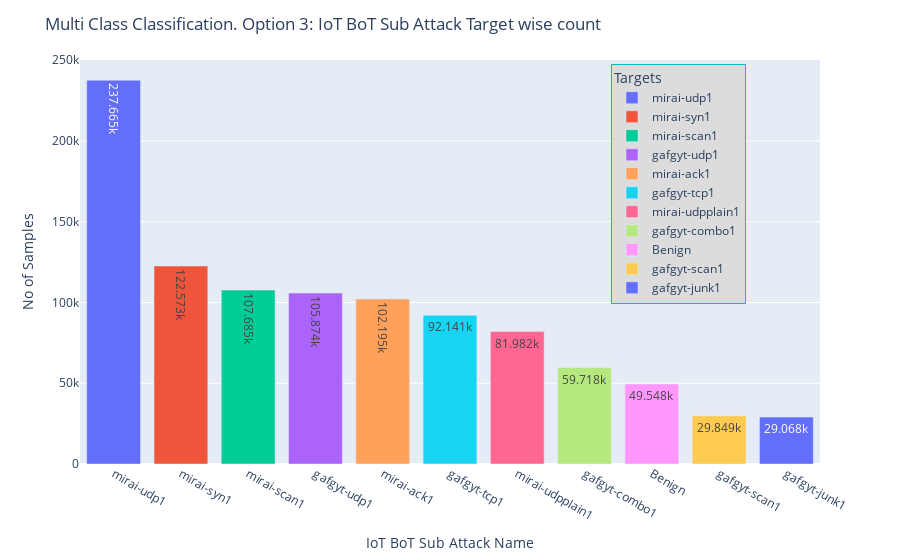

The code cell stored with this chart in its notebook:
### Code cell
display_bar_chart(sub_attack_target_counts, sub_attack_target_counts.index, sub_attack_target_counts.values, 
                  "Multi Class Classification. Option 3: IoT BoT Sub Attack Target wise count", 
                  "IoT BoT Sub Attack Name", "No of Samples", 
                  legend_position_dict=legend_position_dict)

### Figure 1 — Plotly figure (JSON) as saved in the notebook; plotly's stock layout.template omitted (floating-point values rounded to 4 significant figures)
{"data": [{"alignmentgroup": "True", "hovertemplate": "target=%{x}<br>y=%{y}<extra></extra>", "legendgroup": "mirai-udp1", "marker": {"color": "#636efa", "pattern": {"shape": ""}}, "name": "mirai-udp1", "offsetgroup": "mirai-udp1", "orientation": "v", "showlegend": true, "textposition": "auto", "texttemplate": "%{y}", "type": "bar", "x": ["mirai-udp1"], "xaxis": "x", "y": [237665], "yaxis": "y"}, {"alignmentgroup": "True", "hovertemplate": "target=%{x}<br>y=%{y}<extra></extra>", "legendgroup": "mirai-syn1", "marker": {"color": "#EF553B", "pattern": {"shape": ""}}, "name": "mirai-syn1", "offsetgroup": "mirai-syn1", "orientation": "v", "showlegend": true, "textposition": "auto", "texttemplate": "%{y}", "type": "bar", "x": ["mirai-syn1"], "xaxis": "x", "y": [122573], "yaxis": "y"}, {"alignmentgroup": "True", "hovertemplate": "target=%{x}<br>y=%{y}<extra></extra>", "legendgroup": "mirai-scan1", "marker": {"color": "#00cc96", "pattern": {"shape": ""}}, "name": "mirai-scan1", "offsetgroup": "mirai-scan1", "orientation": "v", "showlegend": true, "textposition": "auto", "texttemplate": "%{y}", "type": "bar", "x": ["mirai-scan1"], "xaxis": "x", "y": [107685], "yaxis": "y"}, {"alignmentgroup": "True", "hovertemplate": "target=%{x}<br>y=%{y}<extra></extra>", "legendgroup": "gafgyt-udp1", "marker": {"color": "#ab63fa", "pattern": {"shape": ""}}, "name": "gafgyt-udp1", "offsetgroup": "gafgyt-udp1", "orientation": "v", "showlegend": true, "textposition": "auto", "texttemplate": "%{y}", "type": "bar", "x": ["gafgyt-udp1"], "xaxis": "x", "y": [105874], "yaxis": "y"}, {"alignmentgroup": "True", "hovertemplate": "target=%{x}<br>y=%{y}<extra></extra>", "legendgroup": "mirai-ack1", "marker": {"color": "#FFA15A", "pattern": {"shape": ""}}, "name": "mirai-ack1", "offsetgroup": "mirai-ack1", "orientation": "v", "showlegend": true, "textposition": "auto", "texttemplate": "%{y}", "type": "bar", "x": ["mirai-ack1"], "xaxis": "x", "y": [102195], "yaxis": "y"}, {"alignmentgroup": "True", "hovertemplate": "target=%{x}<br>y=%{y}<extra></extra>", "legendgroup": "gafgyt-tcp1", "marker": {"color": "#19d3f3", "pattern": {"shape": ""}}, "name": "gafgyt-tcp1", "offsetgroup": "gafgyt-tcp1", "orientation": "v", "showlegend": true, "textposition": "auto", "texttemplate": "%{y}", "type": "bar", "x": ["gafgyt-tcp1"], "xaxis": "x", "y": [92141], "yaxis": "y"}, {"alignmentgroup": "True", "hovertemplate": "target=%{x}<br>y=%{y}<extra></extra>", "legendgroup": "mirai-udpplain1", "marker": {"color": "#FF6692", "pattern": {"shape": ""}}, "name": "mirai-udpplain1", "offsetgroup": "mirai-udpplain1", "orientation": "v", "showlegend": true, "textposition": "auto", "texttemplate": "%{y}", "type": "bar", "x": ["mirai-udpplain1"], "xaxis": "x", "y": [81982], "yaxis": "y"}, {"alignmentgroup": "True", "hovertemplate": "target=%{x}<br>y=%{y}<extra></extra>", "legendgroup": "gafgyt-combo1", "marker": {"color": "#B6E880", "pattern": {"shape": ""}}, "name": "gafgyt-combo1", "offsetgroup": "gafgyt-combo1", "orientation": "v", "showlegend": true, "textposition": "auto", "texttemplate": "%{y}", "type": "bar", "x": ["gafgyt-combo1"], "xaxis": "x", "y": [59718], "yaxis": "y"}, {"alignmentgroup": "True", "hovertemplate": "target=%{x}<br>y=%{y}<extra></extra>", "legendgroup": "Benign", "marker": {"color": "#FF97FF", "pattern": {"shape": ""}}, "name": "Benign", "offsetgroup": "Benign", "orientation": "v", "showlegend": true, "textposition": "auto", "texttemplate": "%{y}", "type": "bar", "x": ["Benign"], "xaxis": "x", "y": [49548], "yaxis": "y"}, {"alignmentgroup": "True", "hovertemplate": "target=%{x}<br>y=%{y}<extra></extra>", "legendgroup": "gafgyt-scan1", "marker": {"color": "#FECB52", "pattern": {"shape": ""}}, "name": "gafgyt-scan1", "offsetgroup": "gafgyt-scan1", "orientation": "v", "showlegend": true, "textposition": "auto", "texttemplate": "%{y}", "type": "bar", "x": ["gafgyt-scan1"], "xaxis": "x", "y": [29849], "yaxis": "y"}, {"alignmentgroup": "True", "hovertemplate": "target=%{x}<br>y=%{y}<extra></extra>", "legendgroup": "gafgyt-junk1", "marker": {"color": "#636efa", "pattern": {"shape": ""}}, "name": "gafgyt-junk1", "offsetgroup": "gafgyt-junk1", "orientation": "v", "showlegend": true, "textposition": "auto", "texttemplate": "%{y}", "type": "bar", "x": ["gafgyt-junk1"], "xaxis": "x", "y": [29068], "yaxis": "y"}], "layout": {"barmode": "relative", "legend": {"bgcolor": "#dcdcdc", "bordercolor": "#00BCD4", "borderwidth": 1, "orientation": "v", "title": {"text": "Targets"}, "tracegroupgap": 0, "x": 0.9, "xanchor": "right", "y": 0.99, "yanchor": "top"}, "margin": {"t": 60}, "title": {"text": "Multi Class Classification. Option 3: IoT BoT Sub Attack Target wise count"}, "xaxis": {"anchor": "y", "categoryarray": ["mirai-udp1", "mirai-syn1", "mirai-scan1", "gafgyt-udp1", "mirai-ack1", "gafgyt-tcp1", "mirai-udpplain1", "gafgyt-combo1", "Benign", "gafgyt-scan1", "gafgyt-junk1"], "categoryorder": "array", "domain": [0, 1], "title": {"text": "IoT BoT Sub Attack Name"}}, "yaxis": {"anchor": "x", "domain": [0, 1], "title": {"text": "No of Samples"}}}}
